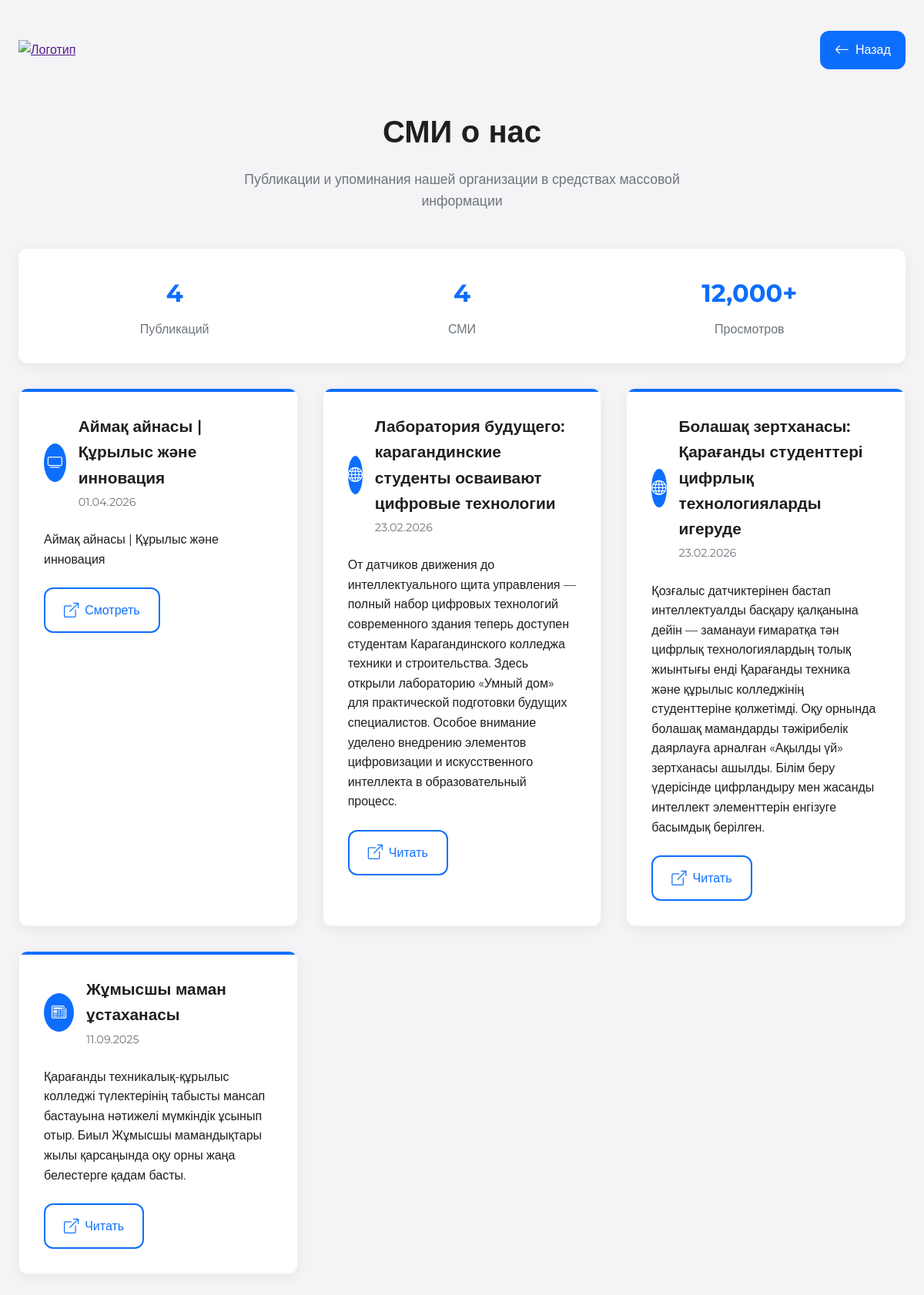
The page /pages/media_about_us.php on the database its author committed.
### tables this page shows
CREATE TABLE `media_publications` (
  `id` int NOT NULL,
  `media_name` varchar(255) NOT NULL COMMENT 'Название СМИ',
  `media_type` enum('newspaper','tv','radio','online','magazine') DEFAULT 'newspaper' COMMENT 'Тип СМИ',
  `description` text NOT NULL COMMENT 'Описание публикации',
  `link` varchar(500) DEFAULT NULL COMMENT 'Ссылка на публикацию',
  `publication_date` date NOT NULL COMMENT 'Дата публикации',
  `created_at` timestamp NULL DEFAULT CURRENT_TIMESTAMP COMMENT 'Дата создания записи',
  `updated_at` timestamp NULL DEFAULT CURRENT_TIMESTAMP ON UPDATE CURRENT_TIMESTAMP COMMENT 'Дата обновления записи'
);

### pages/media_about_us.php (the view, shortened to what this page needs)
<?php
include '../config.php';
$query = "SELECT * FROM media_publications ORDER BY publication_date DESC";
$result = mysqli_query($conn, $query);
?>
<!DOCTYPE html>
<html lang="ru">
<head>
    <link href="https://cdn.jsdelivr.net/npm/bootstrap-icons@1.11.3/font/bootstrap-icons.min.css" rel="stylesheet">
</head>
<body>
    <div class="container">
        <section class="header">
            <div class="header__container">
                <a class="logo" href="">
                    <img src="https://ff2.object.pscloud.io/giwycqkw/oeqsaqye/eoamgqcg/4384bf6eeeace361ca86ed2a4e97d2975c665532.png" alt="Логотип" />
                </a>
                <div class="right">
                    <a class="back" href="./gallery_video.php">
                        <i class="bi bi-arrow-left"></i>
                        Назад
                    </a>
                </div>
            </div>
        </section>
        <section class="page-title">
            <h1>СМИ о нас</h1>
            <p>Публикации и упоминания нашей организации в средствах массовой информации</p>
        </section>
        <?php
        $total_publications = mysqli_num_rows($result);
        $unique_media = mysqli_num_rows(mysqli_query($conn, "SELECT DISTINCT media_name FROM media_publications"));
        $estimated_views = $total_publications * 3000;
        mysqli_data_seek($result, 0);
        ?>
        <section class="stats-section">
            <div class="stats-grid">
                <div class="stat-item">
                    <h3><?= $total_publications ?></h3>
                    <p>Публикаций</p>
                </div>
                <div class="stat-item">
                    <h3><?= $unique_media ?></h3>
                    <p>СМИ</p>
                </div>
                <div class="stat-item">
                    <h3><?= number_format($estimated_views) ?>+</h3>
                    <p>Просмотров</p>
                </div>
            </div>
        </section>
        <section class="media-grid">
            <?php if (mysqli_num_rows($result) > 0): ?>
                <?php while ($row = mysqli_fetch_assoc($result)): ?>
                    <?php
                    $icon = 'bi-newspaper';
                    $link_text = 'Читать';
                    switch ($row['media_type']) {
                        case 'tv':
                            $icon = 'bi-tv';
                            $link_text = 'Смотреть';
                            break;
                        case 'online':
                            $icon = 'bi-globe';
                            $link_text = 'Читать';
                            break;
                        default:
                            $icon = 'bi-newspaper';
                            $link_text = 'Читать';
                    }
                    ?>
                    <article class="media-card">
                        <div class="media-header">
                            <div class="media-icon">
                                <i class="bi <?= $icon ?>"></i>
                            </div>
                            <div class="media-info">
                                <h3><?= htmlspecialchars($row['media_name']) ?></h3>
                                <div class="date"><?= date('d.m.Y', strtotime($row['publication_date'])) ?></div>
                            </div>
                        </div>
                        <div class="media-content">
                            <p><?= htmlspecialchars($row['description']) ?></p>
                        </div>
                        <?php if (!empty($row['link'])): ?>
                            <a href="<?= htmlspecialchars($row['link']) ?>" class="media-link" target="_blank">
                                <i class="bi bi-box-arrow-up-right"></i>
                                <?= $link_text ?>
                            </a>
                        <?php endif; ?>
                    </article>
                <?php endwhile; ?>
            <?php endif; ?>
        </section>
    </div>
</body>
</html>

### pages/media_about_us.php (style rules this page uses)
:root { --bg-color: #f4f4f7; --card-bg: #fff; --text-color: #1f1f1f; --primary: #0d6efd; --shadow: 0 4px 16px rgba(0, 0, 0, 0.06); --radius: 12px; }
* { box-sizing: border-box; }
body { margin: 0; font-family: 'Montserrat', sans-serif; background-color: var(--bg-color); color: var(--text-color); transition: 0.3s ease; line-height: 1.6; }
.container { max-width: 1200px; margin: auto; padding: 1.5rem; }
.header__container { display: flex; justify-content: space-between; align-items: center; padding: 1rem 0; margin-bottom: 2rem; }
.logo img { max-height: 70px; }
.back { text-decoration: none; font-weight: 500; background-color: var(--primary); color: white; padding: 0.6rem 1.2rem; border-radius: var(--radius); transition: 0.3s; display: flex; align-items: center; gap: 0.5rem; }
.page-title { text-align: center; margin-bottom: 3rem; }
.page-title h1 { font-size: 2.5rem; font-weight: 700; margin-bottom: 1rem; color: var(--text-color); }
.page-title p { font-size: 1.1rem; color: #6c757d; max-width: 600px; margin: 0 auto; }
.media-grid { display: grid; grid-template-columns: repeat(auto-fit, minmax(350px, 1fr)); gap: 2rem; margin-bottom: 3rem; }
.media-card { background-color: var(--card-bg); border-radius: var(--radius); padding: 2rem; box-shadow: var(--shadow); transition: all 0.3s ease; border: 1px solid rgba(0, 0, 0, 0.05); position: relative; overflow: hidden; }
.media-card::before { content: ''; position: absolute; top: 0; left: 0; right: 0; height: 4px; background: var(--primary); }
.media-header { display: flex; align-items: center; margin-bottom: 1.5rem; }
.media-icon { width: 50px; height: 50px; background: var(--primary); border-radius: 50%; display: flex; align-items: center; justify-content: center; margin-right: 1rem; color: white; font-size: 1.5rem; }
.media-info h3 { margin: 0; font-size: 1.3rem; font-weight: 600; color: var(--text-color); }
.media-info .date { color: #6c757d; font-size: 0.9rem; margin-top: 0.25rem; }
.media-content { margin-bottom: 1.5rem; }
.media-content p { margin: 0; color: var(--text-color); line-height: 1.6; }
.media-link { display: inline-flex; align-items: center; gap: 0.5rem; color: var(--primary); text-decoration: none; font-weight: 500; padding: 0.75rem 1.5rem; border: 2px solid var(--primary); border-radius: var(--radius); transition: all 0.3s ease; background: transparent; }
.stats-section { background: var(--card-bg); border-radius: var(--radius); padding: 2rem; box-shadow: var(--shadow); margin-bottom: 2rem; }
.stats-grid { display: grid; grid-template-columns: repeat(auto-fit, minmax(200px, 1fr)); gap: 2rem; text-align: center; }
.stat-item h3 { font-size: 2rem; font-weight: 700; color: var(--primary); margin: 0; }
.stat-item p { color: #6c757d; margin: 0.5rem 0 0 0; }
.bi { font-size: 1.2rem; }

### rows shown on the page
media_publications: media_name "Аймақ айнасы | Құрылыс және инновация", publication_date "01.04.2026", description "Аймақ айнасы | Құрылыс және инновация", media_type "Смотреть"
media_publications: media_name "Лаборатория будущего: карагандинские студенты осваивают цифровые технологии", publication_date "23.02.2026", description "От датчиков движения до интеллектуального щита управления — полный набор цифровых технологий современного здания теперь доступен студентам Карагандинского колледжа техники и строительства. Здесь открыли лабораторию «Умный дом» для практической подготовки будущих специалистов. Особое внимание уделено внедрению элементов цифровизации и искусственного интеллекта в образовательный процесс.", media_type "Читать"
media_publications: media_name "Болашақ зертханасы: Қарағанды студенттері цифрлық технологияларды игеруде", publication_date "23.02.2026", description "Қозғалыс датчиктерінен бастап интеллектуалды басқару қалқанына дейін — заманауи ғимаратқа тән цифрлық технологиялардың толық жиынтығы енді Қарағанды техника және құрылыс колледжінің студенттеріне қолжетімді. Оқу орнында болашақ мамандарды тәжірибелік даярлауға арналған «Ақылды үй» зертханасы ашылды. Білім беру үдерісінде цифрландыру мен жасанды интеллект элементтерін енгізуге басымдық берілген.", media_type "Читать"
media_publications: media_name "Жұмысшы маман ұстаханасы", publication_date "11.09.2025", description "Қарағанды тех­никалық-құры­лыс колледжі түлек­терінің табыс­ты мансап бас­тауына нәти­желі мүмкіндік ұсынып отыр. Биыл Жұмысшы мамандықтары жылы қарсаңында оқу орны жаңа белестерге қадам басты.", media_type "Читать"

### other values the page prints
$total_publications "4"
$unique_media "4"
$estimated_views "12,000"
